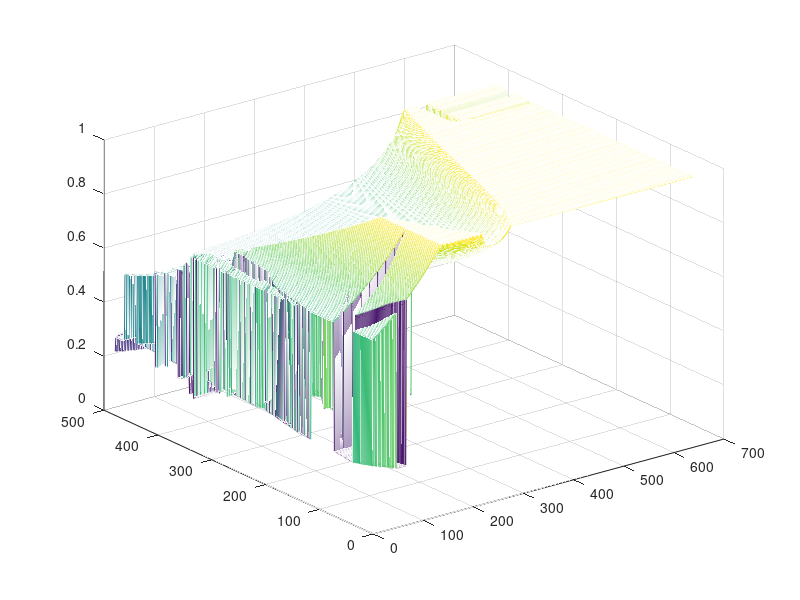
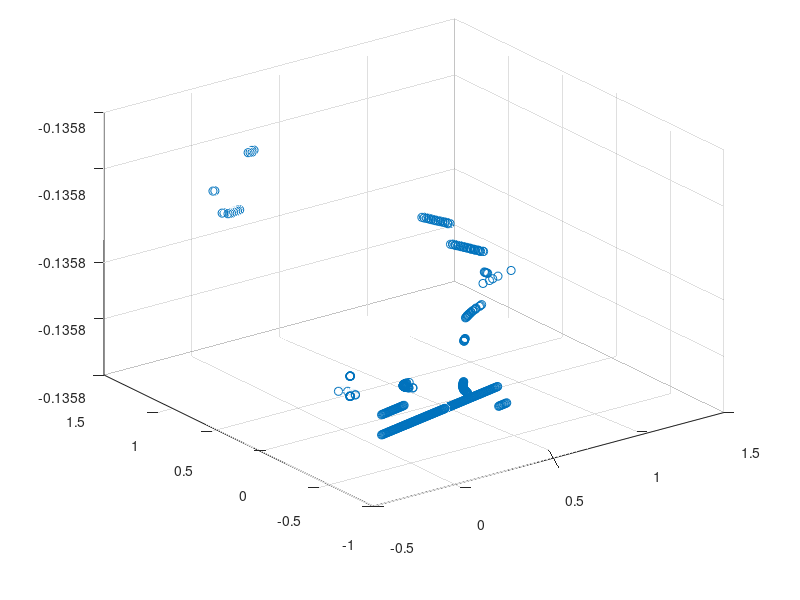
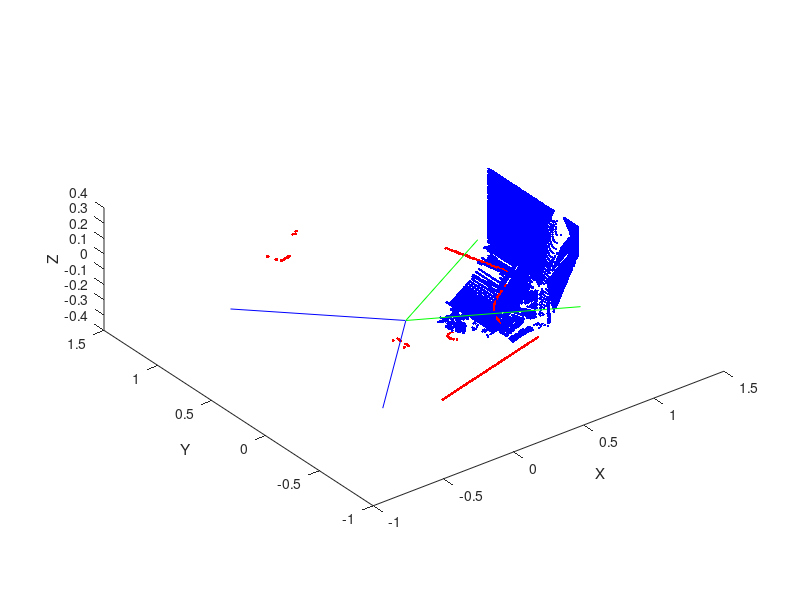

Write MATLAB code to recreate these figures, in order.
%% Kinect + Laser scanner (sick s300) fusion test loaded from file
%%
if(exist('kinect3d01','var') == 0)
    load('vrepscene01.mat');
end

close all

%% The angles for kinect
delta_z=57*pi/180;
np_z=640;
delta_x=43*pi/180;
np_x=480;
d_delta_z=-delta_z/2:delta_z/(np_z-1):delta_z/2;
d_delta_x=-delta_x/2:delta_x/(np_x-1):delta_x/2;

%% Plot original kinect data
figure('Name', 'Kinect')
daspect([1 1 1])
mesh(kinect3d01)

%% Plot original sick data
figure('Name', 'Laser scanner')
daspect([1 1 1])
scatter3(sick3d01(1,:),sick3d01(2,:),sick3d01(3,:))

%% The data base of mesurements
poza_1(:,:,1)=kinect3d01;
beta=[270,30,60,90,120,150,180,210,240,270,300,330]*pi/180;

%% Filtering the measurements
    poza=poza_1(:,:,1);%
    poza=double(poza);
    poza(poza==0)=NaN;
    poza = medfilt2(poza,[2 2]);  
    [Dx,Dy]=gradient(poza);
    gradV_abs=sqrt(Dx.^2+Dy.^2);
    poza(gradV_abs > 200) = NaN;
    poza_1(:,:,1)=poza;%

%% The posiions computation
Ry=[cos(-pi),0,sin(-pi);0,1,0;-sin(-pi),0,cos(-pi)];
PPuncte=[];

    figure('Name', 'Fusion')
    Puncte=[];
    poza=poza_1(:,:,1);
    for i=1:5:np_x%
        for j=1:5:np_z%
            y=poza(i,j);
            if isnan(y)
            else
                x=y*tan(d_delta_x(1,i));
                z=y*tan(d_delta_z(1,j));
                punct=[z;y;x];
                Puncte=[Puncte,punct];
            end
        end
    end  
  Puncte=Ry*Puncte;
  Puncte=[cos(beta(1,1)),-sin(beta(1,1)),0;sin(beta(1,1)),cos(beta(1,1)),0;0,0,1]*Puncte;
  PPuncte=[PPuncte,Puncte];
  plot3(Puncte(1,1:1:end),Puncte(2,1:1:end),Puncte(3,1:1:end),'.','Color','b')
  hold on
  set(gca,'DataAspectRatio',[1 1 1])
  xlabel 'X'
  ylabel 'Y'
  zlabel 'Z'
  plot3(sick3d01(1,:),sick3d01(2,:),sick3d01(3,:),'.', 'Color', 'r')
  hold on
  auxK = [cosd( 57/2), 0, cosd( 57/2); sind( 57/2), 0, -sind( 57/2); 0, 0, 0]; % auxiliary lines to Kinect display
  auxS = [cosd(270/2), 0, cosd(270/2); sind(270/2), 0, -sind(270/2); 0, 0, 0]; % auxuilary lines to laser display
  plot3(auxK(1,:),auxK(2,:),auxK(3,:),'-', 'Color', 'g')
  hold on
  plot3(auxS(1,:),auxS(2,:),auxS(3,:),'-', 'Color', 'b')
